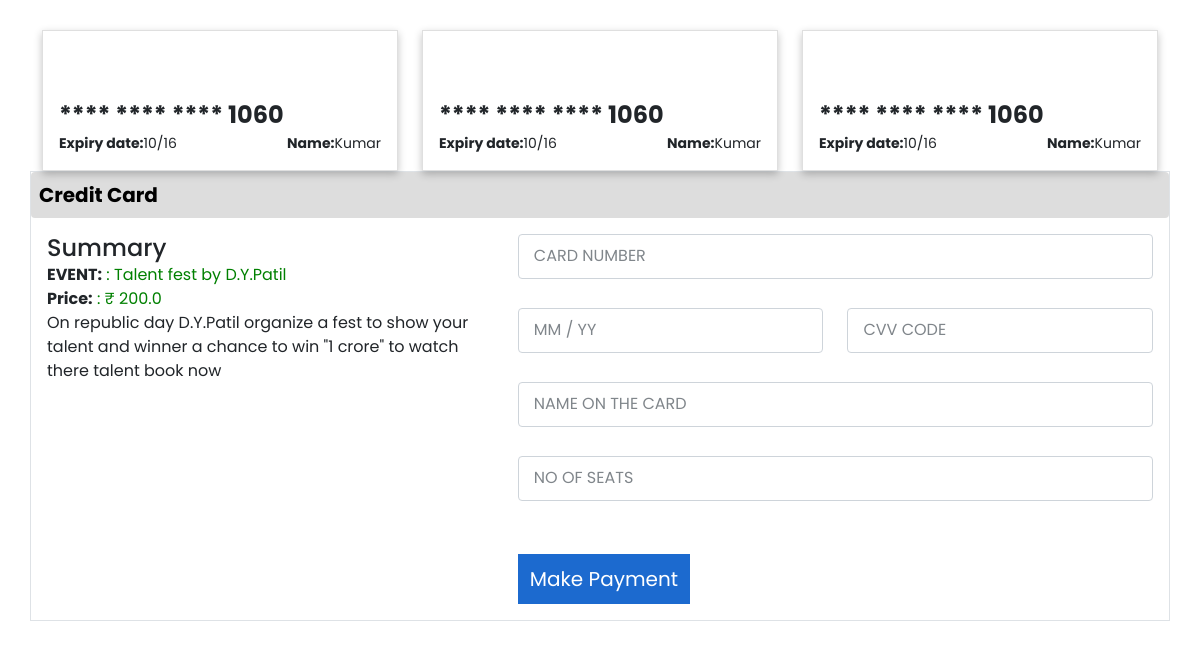
Screenshot of /event/05_event (signed in) with the database file from the repository.
### Republic_day_2023/models.py (models this page shows)
class Events(models.Model):
    name = models.CharField(primary_key=True,max_length=50)
    title = models.CharField(max_length=150)
    description = models.TextField()
    date = models.DateField(auto_now=False)
    times = models.CharField(max_length=100,default="01/01/2000")
    available = models.IntegerField(default="01/01/2000")
    img = models.FileField(upload_to="media/event")
    location = models.CharField(max_length=200,default="Enter The Location")
    cost = models.FloatField()

### Republic_day_2023/views.py (the view)
# urls.py: path('event/<str:event_name>',views.EventAction,name="eventaction"),
def EventAction(request,event_name):
    if request.user.is_authenticated:
        paydetail = Events.objects.get(name = event_name)
        d = {
            "paydetail":paydetail,
        }
        return render(request,"payment.html",d)
    else:
        return redirect('login')

### templates/payment.html (shortened to what this page needs)
{% load static %}
<!DOCTYPE html>
<html lang="en">
<head>
    <link href="{% static 'pay.css' %}" rel="stylesheet">
    <link href="https://cdn.jsdelivr.net/npm/bootstrap@5.0.1/dist/css/bootstrap.min.css" rel="stylesheet">
</head>
<body>
    <div class="container">
        <div class="row">
            <div class="col-lg-4 mb-lg-0 mb-3">
                <div class="card p-3">
                    <div class="img-box">
                    </div>
                    <div class="number">
                        <label class="fw-bold" for="">**** **** **** 1060</label>
                    </div>
                    <div class="d-flex align-items-center justify-content-between">
                        <small><span class="fw-bold">Expiry date:</span><span>10/16</span></small>
                        <small><span class="fw-bold">Name:</span><span>Kumar</span></small>
                    </div>
                </div>
            </div>
            <div class="col-lg-4 mb-lg-0 mb-3">
                <div class="card p-3">
                    <div class="img-box">
                    </div>
                    <div class="number">
                        <label class="fw-bold">**** **** **** 1060</label>
                    </div>
                    <div class="d-flex align-items-center justify-content-between">
                        <small><span class="fw-bold">Expiry date:</span><span>10/16</span></small>
                        <small><span class="fw-bold">Name:</span><span>Kumar</span></small>
                    </div>
                </div>
            </div>
            <div class="col-lg-4 mb-lg-0 mb-3">
                <div class="card p-3">
                    <div class="img-box">
                    </div>
                    <div class="number">
                        <label class="fw-bold">**** **** **** 1060</label>
                    </div>
                    <div class="d-flex align-items-center justify-content-between">
                        <small><span class="fw-bold">Expiry date:</span><span>10/16</span></small>
                        <small><span class="fw-bold">Name:</span><span>Kumar</span></small>
                    </div>
                </div>
            </div>
                    <div class="card-body border p-0">
                        <p>
                            <a class="btn btn-primary p-2 w-100 h-100 d-flex align-items-center justify-content-between"
                                data-bs-toggle="collapse" href="#collapseExample" role="button" aria-expanded="true"
                                aria-controls="collapseExample">
                                <span class="fw-bold">Credit Card</span>
                            </a>
                        </p>
                        <div class="collapse show p-3 pt-0" id="collapseExample">
                            <div class="row">
                                <div class="col-lg-5 mb-lg-0 mb-3">
                                    <p class="h4 mb-0">Summary</p>
                                    <p class="mb-0"><span class="fw-bold">EVENT:</span><span class="c-green"> : {{paydetail.title}}</span>
                                    </p>
                                    <p class="mb-0">
                                        <span class="fw-bold">Price:</span>
                                        <span class="c-green">: &#8377; {{paydetail.cost}}</span>
                                    </p>
                                    <p class="mb-0">{{paydetail.description}}</p>
                                </div>
                                <div class="col-lg-7">
                                    <form action="payment/{{paydetail.name}}/{{request.user}}" class="form" method="post">
                                        <div class="row">
                                            <div class="col-12">
                                                <div class="form__div">
                                                    <input type="number" name="number_of_card" class="form-control" placeholder=" ">
                                                    <label for="" class="form__label">Card Number</label>
                                                </div>
                                            </div>
                                            <div class="col-6">
                                                <div class="form__div">
                                                    <input type="text" name="expiry_date" class="form-control" placeholder=" ">
                                                    <label for="" class="form__label">MM / yy</label>
                                                </div>
                                            </div>
                                            <div class="col-6">
                                                <div class="form__div">
                                                    <input type="password" name="cvv" class="form-control" placeholder=" ">
                                                    <label for="" class="form__label">cvv code</label>
                                                </div>
                                            </div>
                                            <div class="col-12">
                                                <div class="form__div">
                                                    <input type="text" name="name_on_card" class="form-control" placeholder=" ">
                                                    <label for="" class="form__label">name on the card</label>
                                                </div>
                                            </div>
											<div class="col-12">
                                                <div class="form__div">
                                                    <input type="number" min="1" name="no_of_seat" class="form-control" placeholder=" ">
                                                    <label for="" class="form__label">No of Seats</label>
                                                </div>
                                            </div>
                                            <div class="col-12">
												<button type="submit" style="border:0px; background:transparent;">
													<div class="btn btn-primary payment">
														Make Payment
													</div>
												</button>
											</div>
                                        </div>
                                    </form>
                                </div>
                            </div>
                        </div>
                    </div>
                </div>
            </div>
</body>
</html>

### Republic_day_2023/static/pay.css (style rules this page uses)
* { margin: 0; padding: 0; box-sizing: border-box; font-family: 'Poppins', sans-serif }
.container { margin: 30px auto; }
.container .card { width: 100%; box-shadow: rgba(0, 0, 0, 0.24) 0px 3px 8px; background: #fff; border-radius: 0px; }
body { background: #eee }
.btn.btn-primary { background-color: #ddd; color: black; box-shadow: none; border: none; font-size: 20px; width: 100%; height: 100%; }
.container .card .img-box { width: 80px; height: 50px; }
.container .card .number { font-size: 24px; }
.c-green { color: green; }
.btn.btn-primary.payment { background-color: #1c6acf; color: white; border-radius: 0px; height: 50px; display: flex; align-items: center; justify-content: center; margin-top: 24px; }
.form__div { height: 50px; position: relative; margin-bottom: 24px; }
.form-control { width: 100%; height: 45px; font-size: 14px; border: 1px solid #DADCE0; border-radius: 0; outline: none; padding: 2px; background: none; z-index: 1; box-shadow: none; }
.form__label { position: absolute; left: 16px; top: 10px; background-color: #fff; color: #80868B; font-size: 16px; transition: .3s; text-transform: uppercase; }

### rows the page displays
Events: title "Talent fest by D.Y.Patil", cost "200.0", description "On republic day D.Y.Patil organize a fest to show your talent and winner a chance to win \"1 crore\" to watch there talent book now"
